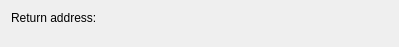
<?xml version="1.0" encoding="UTF-8"?>
<ui version="4.0">
 <class>SelectProfileWidgetClass</class>
 <widget class="QWidget" name="SelectProfileWidgetClass">
  <property name="geometry">
   <rect>
    <x>0</x>
    <y>0</y>
    <width>399</width>
    <height>47</height>
   </rect>
  </property>
  <layout class="QVBoxLayout" name="verticalLayout">
   <item>
    <widget class="QLabel" name="lblProfile">
     <property name="text">
      <string>Return address:</string>
     </property>
    </widget>
   </item>
   <item>
    <widget class="QWidget" name="wdtProfiles" native="true"/>
   </item>
  </layout>
 </widget>
 <layoutdefault spacing="6" margin="11"/>
 <resources/>
 <connections/>
</ui>
